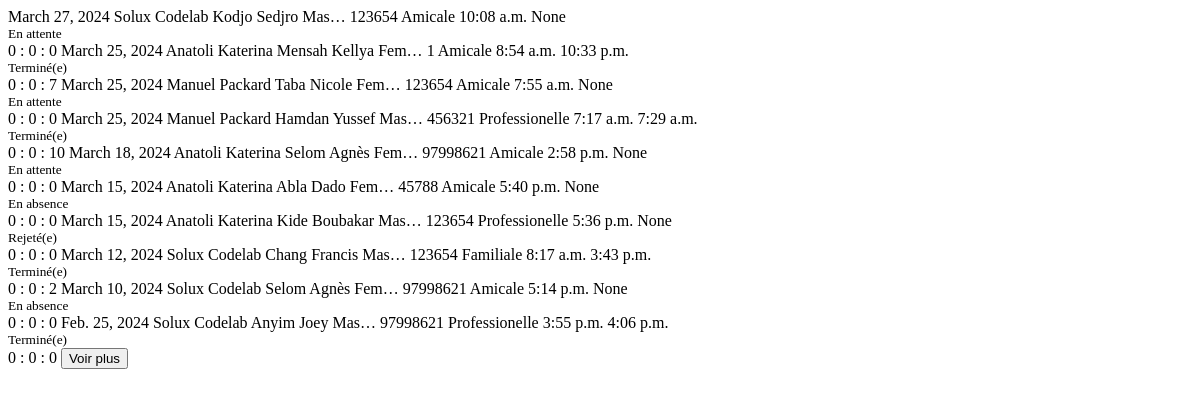
The app's page /visits/table/, older data.
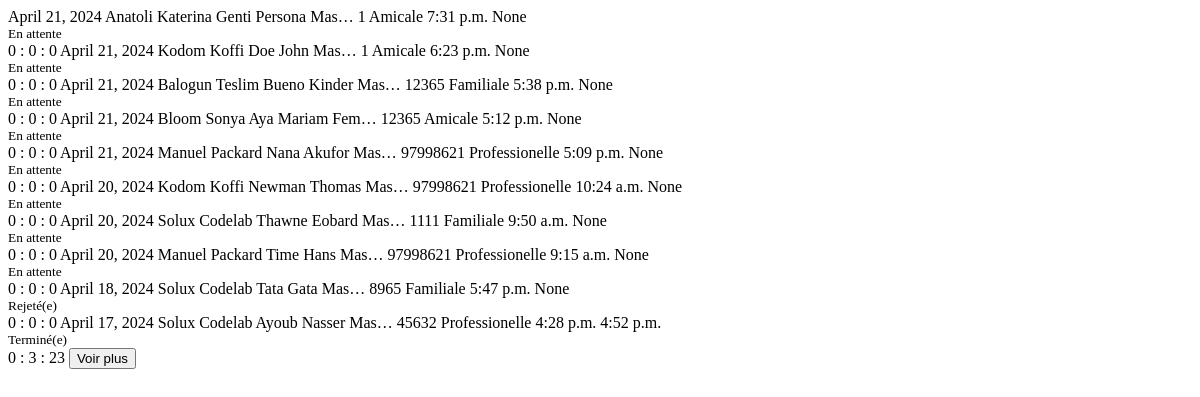
The same page, newer data.
### base/models.py (models this page shows, shortened)
class Visit(models.Model):
    host = models.ForeignKey(CustomUser, on_delete=models.CASCADE)
    first_name = models.CharField(max_length=255)
    last_name = models.CharField(max_length=255)
    sex = models.CharField(max_length=50, choices=genders)
    phone = models.CharField(max_length=255, blank=True, null=True)
    observations = models.TextField(blank=True, null=True)
    email = models.EmailField(max_length=255, null=True, blank=True)
    context = models.CharField(max_length=50, choices=context_types)
    nationality = models.CharField(
        max_length=255, default='', null=True, blank=True)
    date = models.DateField(default=date.today)
    arrived_at = models.TimeField(default=timezone.now)
    started_at = models.TimeField(blank=True, null=True)
    ended_at = models.TimeField(blank=True, null=True)
    departed_at = models.TimeField(null=True, blank=True)
    id_document = models.CharField(max_length=50, choices=id_types)
    id_number = models.CharField(max_length=50)
    is_accepted = models.BooleanField(default=False)
    is_rejected = models.BooleanField(default=False)
    is_missed = models.BooleanField(default=False)
    is_finished = models.BooleanField(default=False)
    status = models.ForeignKey(Status, default=1, on_delete=models.CASCADE)
    signature = models.ImageField(
        upload_to='signatures/', null=True, blank=True)

### accounts/models.py (models this page shows, shortened)
class CustomUser(AbstractBaseUser, PermissionsMixin):
    email = models.EmailField(db_index=True, unique=True, max_length=255)
    username = models.CharField(
        max_length=255, unique=True, blank=True, null=True)
    first_name = models.CharField(max_length=255)
    last_name = models.CharField(max_length=255)
    address = models.CharField(max_length=255, blank=True, null=True)
    phone = PhoneNumberField(unique=True, blank=True, null=True)
    role = models.ForeignKey(
        Role, on_delete=models.CASCADE, blank=True, null=True,)
    image = models.ImageField(blank=True, null=True, upload_to='users')
    is_active = models.BooleanField(default=True)
    is_staff = models.BooleanField(default=False)
    is_superuser = models.BooleanField(default=False)
    objects = CustomUserManager()
    USERNAME_FIELD = 'email'
    REQUIRED_FIELDS = []

### base/views.py (the view)
# urls.py: path('visits/table/', visits_table, name='visits_table'),
def visits_table(req):
    user = req.user
    visits = Visit.objects.all().order_by('-date', '-arrived_at')
    objects = paginate_objects(req, visits)
    context = {'objects': objects}
    return render(req, 'base/partials/visits/table.html', context)

### base/views.py (called while the page is built)
def paginate_objects(req, obj_list, obj_count=10):
    paginator = Paginator(obj_list, obj_count)
    page_number = req.GET.get('page', 1)
    objects = paginator.get_page(page_number)
    return objects

### base/templates/base/partials/visits/table.html (shortened to what this page needs)
{% load base_tags %}
{% if not objects %}
<tr
  class="p-4 flex-col justify-center items-center text-center text-black mx-auto"
>
  <td colspan="8" class="text-center">
    <i class="mt-4 fa-solid fa-folder-open text-gray-300 text-7xl"></i>
    <p
      class="mt-2 mb-4 px-4 py-2 w-fit bg-gray-200 rounded-lg text-sm text-center mx-auto"
    >
      Aucune visite disponible
    </p>
  </td>
</tr>
{% else %}
{% for obj in objects %}
<tr
  class="text-gray-600 border text-sm hover:bg-white hover:text-black transition-all duration-50"
>
  <td class="p-3">{{obj.date}}</td>
  <td class="p-3">{{obj.host.last_name}} {{obj.host.first_name}}</td>
  <td class="p-3">{{obj.last_name}}</td>
  <td class="p-3">{{obj.first_name}}</td>
  <td class="p-3">{{obj.get_sex_display|truncatechars:4}}</td>
  <td class="p-3">{{obj.phone}}</td>
  <td class="p-3">{{obj.get_context_display}}</td>
  <td class="p-3">{{obj.arrived_at}}</td>
  <td class="p-3">{{obj.departed_at}}</td>
  <td class=" text-center">{% include 'base/components/status_badge.html' %}</td>
  {% with duration=obj.id|get_visit_duration %}
  <td class="p-3">{{ duration.days }} : {{ duration.hours }} : {{ duration.minutes }}</td>
  {% endwith %}
</tr>
{% endfor %}
{% if objects.has_next %}
<tr id="more_visits" class="load_more_visits bg-white">
  <td colspan="12" class="text-center">
    <button
      hx-get="{% url 'visits_table' %}?page={{objects.next_page_number}}"
      hx-target=".load_more_visits"
      hx-swap="outerHTML"
      class="w-fit my-4 px-4 py-2 text-sm text-black border border-purple-400 bg-purple-100 hover:bg-purple-300 rounded-lg transition duration-200 ease-in"
    >
      Voir plus
    </button>
  </td>
</tr>
{% endif %}
{% endif %}

### base/templates/base/components/status_badge.html (shortened to what this page needs)
{% if not curr_obj %}
<div class="obj_status{{obj.id}} text-black text:xs lg:text-xs">
  {% if obj.status.id == 1 %}
  <span class="px-3 py-1 bg-purple-200 rounded-md group">
    <small class="hidden group-hover:inline ml-2 text-[0.7rem]">
      En attente
    </small>
  </span>
  {% elif obj.status.id == 3 %}
  <span class="px-3 py-1 bg-green-200 rounded-md group">
    <small class="hidden group-hover:inline ml-2 text-[0.7rem]">
      Terminé(e)
    </small>
  </span>
  {% elif obj.status.id == 4 %}
  <span class="px-3 py-1 bg-sky-200 rounded-md group">
    <small class="hidden group-hover:inline ml-2 text-[0.7rem]">
      En absence
    </small>
  </span>
  {% else %}
  <span class="px-3 py-1 bg-red-200 rounded-md group">
    <small class="hidden group-hover:inline ml-2 text-[0.7rem]">
      Rejeté(e)
    </small>
  </span>
  {% endif %}
</div>
{% endif %}

Row changes from the older to the newer data that the page shows:
removed Visit: date "March 27, 2024", host.last_name "Solux", host.first_name "Codelab", last_name "Kodjo", first_name "Sedjro", sex "Mas…", phone "123654", context "Amicale", arrived_at "10:08 a.m.", departed_at "None", shows "En attente", days "0", hours "0", minutes "0"
no longer on this page (row edited): Visit: date "March 25, 2024", host.last_name "Anatoli", host.first_name "Katerina", last_name "Mensah", first_name "Kellya", sex "Fem…", phone "1", context "Amicale", arrived_at "8:54 a.m.", departed_at "10:33 p.m.", shows "Terminé(e)", days "0", hours "0", minutes "7"
no longer on this page (row edited): Visit: date "March 25, 2024", host.last_name "Manuel", host.first_name "Packard", last_name "Taba", first_name "Nicole", sex "Fem…", phone "123654", context "Amicale", arrived_at "7:55 a.m.", departed_at "None", shows "En attente", days "0", hours "0", minutes "0"
no longer on this page (row unchanged): Visit: date "March 25, 2024", host.last_name "Manuel", host.first_name "Packard", last_name "Hamdan", first_name "Yussef", sex "Mas…", phone "456321", context "Professionelle", arrived_at "7:17 a.m.", departed_at "7:29 a.m.", shows "Terminé(e)", days "0", hours "0", minutes "10"
no longer on this page (row unchanged): Visit: date "March 18, 2024", host.last_name "Anatoli", host.first_name "Katerina", last_name "Selom", first_name "Agnès", sex "Fem…", phone "97998621", context "Amicale", arrived_at "2:58 p.m.", departed_at "None", shows "En attente", days "0", hours "0", minutes "0"
no longer on this page (row unchanged): Visit: date "March 15, 2024", host.last_name "Anatoli", host.first_name "Katerina", last_name "Abla", first_name "Dado", sex "Fem…", phone "45788", context "Amicale", arrived_at "5:40 p.m.", departed_at "None", shows "En absence", days "0", hours "0", minutes "0"
no longer on this page (row unchanged): Visit: date "March 15, 2024", host.last_name "Anatoli", host.first_name "Katerina", last_name "Kide", first_name "Boubakar", sex "Mas…", phone "123654", context "Professionelle", arrived_at "5:36 p.m.", departed_at "None", shows "Rejeté(e)", days "0", hours "0", minutes "0"
no longer on this page (row unchanged): Visit: date "March 12, 2024", host.last_name "Solux", host.first_name "Codelab", last_name "Chang", first_name "Francis", sex "Mas…", phone "123654", context "Familiale", arrived_at "8:17 a.m.", departed_at "3:43 p.m.", shows "Terminé(e)", days "0", hours "0", minutes "2"
no longer on this page (row unchanged): Visit: date "March 10, 2024", host.last_name "Solux", host.first_name "Codelab", last_name "Selom", first_name "Agnès", sex "Fem…", phone "97998621", context "Amicale", arrived_at "5:14 p.m.", departed_at "None", shows "En absence", days "0", hours "0", minutes "0"
no longer on this page (row unchanged): Visit: date "Feb. 25, 2024", host.last_name "Solux", host.first_name "Codelab", last_name "Anyim", first_name "Joey", sex "Mas…", phone "97998621", context "Professionelle", arrived_at "3:55 p.m.", departed_at "4:06 p.m.", shows "Terminé(e)", days "0", hours "0", minutes "0"
added Visit: date "April 21, 2024", host.last_name "Anatoli", host.first_name "Katerina", last_name "Genti", first_name "Persona", sex "Mas…", phone "1", context "Amicale", arrived_at "7:31 p.m.", departed_at "None", shows "En attente", days "0", hours "0", minutes "0"
added Visit: date "April 21, 2024", host.last_name "Kodom", host.first_name "Koffi", last_name "Doe", first_name "John", sex "Mas…", phone "1", context "Amicale", arrived_at "6:23 p.m.", departed_at "None", shows "En attente", days "0", hours "0", minutes "0"
added Visit: date "April 21, 2024", host.last_name "Balogun", host.first_name "Teslim", last_name "Bueno", first_name "Kinder", sex "Mas…", phone "12365", context "Familiale", arrived_at "5:38 p.m.", departed_at "None", shows "En attente", days "0", hours "0", minutes "0"
added Visit: date "April 21, 2024", host.last_name "Bloom", host.first_name "Sonya", last_name "Aya", first_name "Mariam", sex "Fem…", phone "12365", context "Amicale", arrived_at "5:12 p.m.", departed_at "None", shows "En attente", days "0", hours "0", minutes "0"
added Visit: date "April 21, 2024", host.last_name "Manuel", host.first_name "Packard", last_name "Nana", first_name "Akufor", sex "Mas…", phone "97998621", context "Professionelle", arrived_at "5:09 p.m.", departed_at "None", shows "En attente", days "0", hours "0", minutes "0"
added Visit: date "April 20, 2024", host.last_name "Kodom", host.first_name "Koffi", last_name "Newman", first_name "Thomas", sex "Mas…", phone "97998621", context "Professionelle", arrived_at "10:24 a.m.", departed_at "None", shows "En attente", days "0", hours "0", minutes "0"
added Visit: date "April 20, 2024", host.last_name "Solux", host.first_name "Codelab", last_name "Thawne", first_name "Eobard", sex "Mas…", phone "1111", context "Familiale", arrived_at "9:50 a.m.", departed_at "None", shows "En attente", days "0", hours "0", minutes "0"
added Visit: date "April 20, 2024", host.last_name "Manuel", host.first_name "Packard", last_name "Time", first_name "Hans", sex "Mas…", phone "97998621", context "Professionelle", arrived_at "9:15 a.m.", departed_at "None", shows "En attente", days "0", hours "0", minutes "0"
added Visit: date "April 18, 2024", host.last_name "Solux", host.first_name "Codelab", last_name "Tata", first_name "Gata", sex "Mas…", phone "8965", context "Familiale", arrived_at "5:47 p.m.", departed_at "None", shows "Rejeté(e)", days "0", hours "0", minutes "0"
added Visit: date "April 17, 2024", host.last_name "Solux", host.first_name "Codelab", last_name "Ayoub", first_name "Nasser", sex "Mas…", phone "45632", context "Professionelle", arrived_at "4:28 p.m.", departed_at "4:52 p.m.", shows "Terminé(e)", days "0", hours "3", minutes "23"
